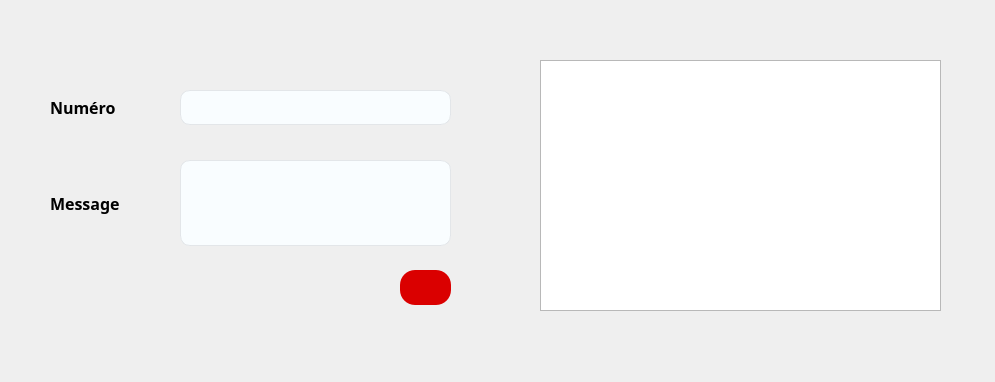
<?xml version="1.0" encoding="UTF-8"?>
<ui version="4.0">
 <class>Dialog</class>
 <widget class="QDialog" name="Dialog">
  <property name="geometry">
   <rect>
    <x>0</x>
    <y>0</y>
    <width>995</width>
    <height>382</height>
   </rect>
  </property>
  <property name="windowTitle">
   <string>Dialog</string>
  </property>
  <widget class="QLabel" name="label_3">
   <property name="geometry">
    <rect>
     <x>50</x>
     <y>160</y>
     <width>101</width>
     <height>86</height>
    </rect>
   </property>
   <property name="font">
    <font>
     <family>Montserrat</family>
     <pointsize>12</pointsize>
     <weight>75</weight>
     <bold>true</bold>
    </font>
   </property>
   <property name="text">
    <string>Message</string>
   </property>
  </widget>
  <widget class="QPushButton" name="sendSmsBtn">
   <property name="geometry">
    <rect>
     <x>400</x>
     <y>270</y>
     <width>51</width>
     <height>35</height>
    </rect>
   </property>
   <property name="cursor">
    <cursorShape>PointingHandCursor</cursorShape>
   </property>
   <property name="styleSheet">
    <string notr="true">QPushButton {
	image: url(:/Resources/send_icon.png);
 	background-color:#da0000;
	border:none;
	border-radius:15px;
}

/*QPushButton::hover {
  	background-color: rgb(254, 129, 75);
}*/</string>
   </property>
   <property name="text">
    <string/>
   </property>
   <property name="icon">
    <iconset>
     <normaloff>:/Resources/client_img/send_icon.png</normaloff>:/Resources/client_img/send_icon.png</iconset>
   </property>
   <property name="iconSize">
    <size>
     <width>17</width>
     <height>17</height>
    </size>
   </property>
  </widget>
  <widget class="QLabel" name="label_2">
   <property name="geometry">
    <rect>
     <x>50</x>
     <y>90</y>
     <width>101</width>
     <height>35</height>
    </rect>
   </property>
   <property name="font">
    <font>
     <family>Montserrat</family>
     <pointsize>12</pointsize>
     <weight>75</weight>
     <bold>true</bold>
    </font>
   </property>
   <property name="text">
    <string>Numéro</string>
   </property>
  </widget>
  <widget class="QLineEdit" name="numSms">
   <property name="geometry">
    <rect>
     <x>180</x>
     <y>90</y>
     <width>271</width>
     <height>35</height>
    </rect>
   </property>
   <property name="font">
    <font>
     <family>Montserrat</family>
     <pointsize>12</pointsize>
    </font>
   </property>
   <property name="styleSheet">
    <string notr="true">#numSms{
background-color: #F9FDFF;
border:1px solid rgba(222, 226, 230, 0.8);
padding-left:5px;
border-radius:10px;
color:#585856
}
#numSms:focus{
border:1px solid #6568f3;
outline:none;
}
</string>
   </property>
  </widget>
  <widget class="QTableWidget" name="tableWidget">
   <property name="geometry">
    <rect>
     <x>540</x>
     <y>60</y>
     <width>401</width>
     <height>251</height>
    </rect>
   </property>
  </widget>
  <widget class="QPlainTextEdit" name="msgSms">
   <property name="geometry">
    <rect>
     <x>180</x>
     <y>160</y>
     <width>271</width>
     <height>86</height>
    </rect>
   </property>
   <property name="font">
    <font>
     <family>Montserrat</family>
     <pointsize>12</pointsize>
    </font>
   </property>
   <property name="styleSheet">
    <string notr="true">#msgSms{
background-color: #F9FDFF;
border:1px solid rgba(222, 226, 230, 0.8);
padding-left:5px;
border-radius:10px;
color:#585856
}
#msgSms:focus{
border:1px solid #6568f3;
outline:none;
}
</string>
   </property>
  </widget>
  <widget class="QLabel" name="label">
   <property name="geometry">
    <rect>
     <x>210</x>
     <y>260</y>
     <width>56</width>
     <height>16</height>
    </rect>
   </property>
   <property name="text">
    <string/>
   </property>
  </widget>
 </widget>
 <resources/>
 <connections/>
</ui>
